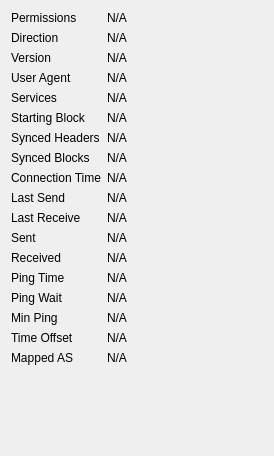
             <widget class="QWidget" name="detailWidget">
              <property name="geometry">
               <rect>
                <x>0</x>
                <y>0</y>
                <width>274</width>
                <height>456</height>
               </rect>
              </property>
              <layout class="QGridLayout" name="gridLayout_2" columnstretch="0,1">
               <item row="0" column="0">
                <widget class="QLabel" name="label_30">
                 <property name="text">
                  <string>Permissions</string>
                 </property>
                </widget>
               </item>
               <item row="0" column="1">
                <widget class="QLabel" name="peerPermissions">
                 <property name="cursor">
                  <cursorShape>IBeamCursor</cursorShape>
                 </property>
                 <property name="text">
                  <string>N/A</string>
                 </property>
                 <property name="textFormat">
                  <enum>Qt::PlainText</enum>
                 </property>
                 <property name="textInteractionFlags">
                  <set>Qt::LinksAccessibleByMouse|Qt::TextSelectableByKeyboard|Qt::TextSelectableByMouse</set>
                 </property>
                </widget>
               </item>
               <item row="1" column="0">
                <widget class="QLabel" name="label_23">
                 <property name="text">
                  <string>Direction</string>
                 </property>
                </widget>
               </item>
               <item row="1" column="1">
                <widget class="QLabel" name="peerDirection">
                 <property name="cursor">
                  <cursorShape>IBeamCursor</cursorShape>
                 </property>
                 <property name="text">
                  <string>N/A</string>
                 </property>
                 <property name="textFormat">
                  <enum>Qt::PlainText</enum>
                 </property>
                 <property name="textInteractionFlags">
                  <set>Qt::LinksAccessibleByMouse|Qt::TextSelectableByKeyboard|Qt::TextSelectableByMouse</set>
                 </property>
                </widget>
               </item>
               <item row="2" column="0">
                <widget class="QLabel" name="label_21">
                 <property name="text">
                  <string>Version</string>
                 </property>
                </widget>
               </item>
               <item row="2" column="1">
                <widget class="QLabel" name="peerVersion">
                 <property name="cursor">
                  <cursorShape>IBeamCursor</cursorShape>
                 </property>
                 <property name="text">
                  <string>N/A</string>
                 </property>
                 <property name="textFormat">
                  <enum>Qt::PlainText</enum>
                 </property>
                 <property name="textInteractionFlags">
                  <set>Qt::LinksAccessibleByMouse|Qt::TextSelectableByKeyboard|Qt::TextSelectableByMouse</set>
                 </property>
                </widget>
               </item>
               <item row="3" column="0">
                <widget class="QLabel" name="label_28">
                 <property name="text">
                  <string>User Agent</string>
                 </property>
                </widget>
               </item>
               <item row="3" column="1">
                <widget class="QLabel" name="peerSubversion">
                 <property name="cursor">
                  <cursorShape>IBeamCursor</cursorShape>
                 </property>
                 <property name="text">
                  <string>N/A</string>
                 </property>
                 <property name="textFormat">
                  <enum>Qt::PlainText</enum>
                 </property>
                 <property name="textInteractionFlags">
                  <set>Qt::LinksAccessibleByMouse|Qt::TextSelectableByKeyboard|Qt::TextSelectableByMouse</set>
                 </property>
                </widget>
               </item>
               <item row="4" column="0">
                <widget class="QLabel" name="label_4">
                 <property name="text">
                  <string>Services</string>
                 </property>
                </widget>
               </item>
               <item row="4" column="1">
                <widget class="QLabel" name="peerServices">
                 <property name="cursor">
                  <cursorShape>IBeamCursor</cursorShape>
                 </property>
                 <property name="text">
                  <string>N/A</string>
                 </property>
                 <property name="textFormat">
                  <enum>Qt::PlainText</enum>
                 </property>
                 <property name="textInteractionFlags">
                  <set>Qt::LinksAccessibleByMouse|Qt::TextSelectableByKeyboard|Qt::TextSelectableByMouse</set>
                 </property>
                </widget>
               </item>
               <item row="5" column="0">
                <widget class="QLabel" name="label_29">
                 <property name="text">
                  <string>Starting Block</string>
                 </property>
                </widget>
               </item>
               <item row="5" column="1">
                <widget class="QLabel" name="peerHeight">
                 <property name="cursor">
                  <cursorShape>IBeamCursor</cursorShape>
                 </property>
                 <property name="text">
                  <string>N/A</string>
                 </property>
                 <property name="textFormat">
                  <enum>Qt::PlainText</enum>
                 </property>
                 <property name="textInteractionFlags">
                  <set>Qt::LinksAccessibleByMouse|Qt::TextSelectableByKeyboard|Qt::TextSelectableByMouse</set>
                 </property>
                </widget>
               </item>
               <item row="6" column="0">
                <widget class="QLabel" name="label_27">
                 <property name="text">
                  <string>Synced Headers</string>
                 </property>
                </widget>
               </item>
               <item row="6" column="1">
                <widget class="QLabel" name="peerSyncHeight">
                 <property name="cursor">
                  <cursorShape>IBeamCursor</cursorShape>
                 </property>
                 <property name="text">
                  <string>N/A</string>
                 </property>
                 <property name="textFormat">
                  <enum>Qt::PlainText</enum>
                 </property>
                 <property name="textInteractionFlags">
                  <set>Qt::LinksAccessibleByMouse|Qt::TextSelectableByKeyboard|Qt::TextSelectableByMouse</set>
                 </property>
                </widget>
               </item>
               <item row="7" column="0">
                <widget class="QLabel" name="label_25">
                 <property name="text">
                  <string>Synced Blocks</string>
                 </property>
                </widget>
               </item>
               <item row="7" column="1">
                <widget class="QLabel" name="peerCommonHeight">
                 <property name="cursor">
                  <cursorShape>IBeamCursor</cursorShape>
                 </property>
                 <property name="text">
                  <string>N/A</string>
                 </property>
                 <property name="textFormat">
                  <enum>Qt::PlainText</enum>
                 </property>
                 <property name="textInteractionFlags">
                  <set>Qt::LinksAccessibleByMouse|Qt::TextSelectableByKeyboard|Qt::TextSelectableByMouse</set>
                 </property>
                </widget>
               </item>
               <item row="8" column="0">
                <widget class="QLabel" name="label_22">
                 <property name="text">
                  <string>Connection Time</string>
                 </property>
                </widget>
               </item>
               <item row="8" column="1">
                <widget class="QLabel" name="peerConnTime">
                 <property name="cursor">
                  <cursorShape>IBeamCursor</cursorShape>
                 </property>
                 <property name="text">
                  <string>N/A</string>
                 </property>
                 <property name="textFormat">
                  <enum>Qt::PlainText</enum>
                 </property>
                 <property name="textInteractionFlags">
                  <set>Qt::LinksAccessibleByMouse|Qt::TextSelectableByKeyboard|Qt::TextSelectableByMouse</set>
                 </property>
                </widget>
               </item>
               <item row="9" column="0">
                <widget class="QLabel" name="label_15">
                 <property name="text">
                  <string>Last Send</string>
                 </property>
                </widget>
               </item>
               <item row="9" column="1">
                <widget class="QLabel" name="peerLastSend">
                 <property name="cursor">
                  <cursorShape>IBeamCursor</cursorShape>
                 </property>
                 <property name="text">
                  <string>N/A</string>
                 </property>
                 <property name="textFormat">
                  <enum>Qt::PlainText</enum>
                 </property>
                 <property name="textInteractionFlags">
                  <set>Qt::LinksAccessibleByMouse|Qt::TextSelectableByKeyboard|Qt::TextSelectableByMouse</set>
                 </property>
                </widget>
               </item>
               <item row="10" column="0">
                <widget class="QLabel" name="label_19">
                 <property name="text">
                  <string>Last Receive</string>
                 </property>
                </widget>
               </item>
               <item row="10" column="1">
                <widget class="QLabel" name="peerLastRecv">
                 <property name="cursor">
                  <cursorShape>IBeamCursor</cursorShape>
                 </property>
                 <property name="text">
                  <string>N/A</string>
                 </property>
                 <property name="textFormat">
                  <enum>Qt::PlainText</enum>
                 </property>
                 <property name="textInteractionFlags">
                  <set>Qt::LinksAccessibleByMouse|Qt::TextSelectableByKeyboard|Qt::TextSelectableByMouse</set>
                 </property>
                </widget>
               </item>
               <item row="11" column="0">
                <widget class="QLabel" name="label_18">
                 <property name="text">
                  <string>Sent</string>
                 </property>
                </widget>
               </item>
               <item row="11" column="1">
                <widget class="QLabel" name="peerBytesSent">
                 <property name="cursor">
                  <cursorShape>IBeamCursor</cursorShape>
                 </property>
                 <property name="text">
                  <string>N/A</string>
                 </property>
                 <property name="textFormat">
                  <enum>Qt::PlainText</enum>
                 </property>
                 <property name="textInteractionFlags">
                  <set>Qt::LinksAccessibleByMouse|Qt::TextSelectableByKeyboard|Qt::TextSelectableByMouse</set>
                 </property>
                </widget>
               </item>
               <item row="12" column="0">
                <widget class="QLabel" name="label_20">
                 <property name="text">
                  <string>Received</string>
                 </property>
                </widget>
               </item>
               <item row="12" column="1">
                <widget class="QLabel" name="peerBytesRecv">
                 <property name="cursor">
                  <cursorShape>IBeamCursor</cursorShape>
                 </property>
                 <property name="text">
                  <string>N/A</string>
                 </property>
                 <property name="textFormat">
                  <enum>Qt::PlainText</enum>
                 </property>
                 <property name="textInteractionFlags">
                  <set>Qt::LinksAccessibleByMouse|Qt::TextSelectableByKeyboard|Qt::TextSelectableByMouse</set>
                 </property>
                </widget>
               </item>
               <item row="13" column="0">
                <widget class="QLabel" name="label_26">
                 <property name="text">
                  <string>Ping Time</string>
                 </property>
                </widget>
               </item>
               <item row="13" column="1">
                <widget class="QLabel" name="peerPingTime">
                 <property name="cursor">
                  <cursorShape>IBeamCursor</cursorShape>
                 </property>
                 <property name="text">
                  <string>N/A</string>
                 </property>
                 <property name="textFormat">
                  <enum>Qt::PlainText</enum>
                 </property>
                 <property name="textInteractionFlags">
                  <set>Qt::LinksAccessibleByMouse|Qt::TextSelectableByKeyboard|Qt::TextSelectableByMouse</set>
                 </property>
                </widget>
               </item>
               <item row="14" column="0">
                <widget class="QLabel" name="peerPingWaitLabel">
                 <property name="toolTip">
                  <string>The duration of a currently outstanding ping.</string>
                 </property>
                 <property name="text">
                  <string>Ping Wait</string>
                 </property>
                </widget>
               </item>
               <item row="14" column="1">
                <widget class="QLabel" name="peerPingWait">
                 <property name="cursor">
                  <cursorShape>IBeamCursor</cursorShape>
                 </property>
                 <property name="text">
                  <string>N/A</string>
                 </property>
                 <property name="textFormat">
                  <enum>Qt::PlainText</enum>
                 </property>
                 <property name="textInteractionFlags">
                  <set>Qt::LinksAccessibleByMouse|Qt::TextSelectableByKeyboard|Qt::TextSelectableByMouse</set>
                 </property>
                </widget>
               </item>
               <item row="15" column="0">
                <widget class="QLabel" name="peerMinPingLabel">
                 <property name="text">
                  <string>Min Ping</string>
                 </property>
                </widget>
               </item>
               <item row="15" column="1">
                <widget class="QLabel" name="peerMinPing">
                 <property name="cursor">
                  <cursorShape>IBeamCursor</cursorShape>
                 </property>
                 <property name="text">
                  <string>N/A</string>
                 </property>
                 <property name="textFormat">
                  <enum>Qt::PlainText</enum>
                 </property>
                 <property name="textInteractionFlags">
                  <set>Qt::LinksAccessibleByMouse|Qt::TextSelectableByKeyboard|Qt::TextSelectableByMouse</set>
                 </property>
                </widget>
               </item>
               <item row="16" column="0">
                <widget class="QLabel" name="label_timeoffset">
                 <property name="text">
                  <string>Time Offset</string>
                 </property>
                </widget>
               </item>
               <item row="16" column="1">
                <widget class="QLabel" name="timeoffset">
                 <property name="cursor">
                  <cursorShape>IBeamCursor</cursorShape>
                 </property>
                 <property name="text">
                  <string>N/A</string>
                 </property>
                 <property name="textFormat">
                  <enum>Qt::PlainText</enum>
                 </property>
                 <property name="textInteractionFlags">
                  <set>Qt::LinksAccessibleByMouse|Qt::TextSelectableByKeyboard|Qt::TextSelectableByMouse</set>
                 </property>
                </widget>
               </item>
               <item row="17" column="0">
                <widget class="QLabel" name="peerMappedASLabel">
                 <property name="toolTip">
                  <string>The mapped Autonomous System used for diversifying peer selection.</string>
                 </property>
                 <property name="text">
                  <string>Mapped AS</string>
                 </property>
                </widget>
               </item>
               <item row="17" column="1">
                <widget class="QLabel" name="peerMappedAS">
                 <property name="cursor">
                  <cursorShape>IBeamCursor</cursorShape>
                 </property>
                 <property name="text">
                  <string>N/A</string>
                 </property>
                 <property name="textFormat">
                  <enum>Qt::PlainText</enum>
                 </property>
                 <property name="textInteractionFlags">
                  <set>Qt::LinksAccessibleByMouse|Qt::TextSelectableByKeyboard|Qt::TextSelectableByMouse</set>
                 </property>
                </widget>
               </item>
               <item row="18" column="0">
                <spacer name="verticalSpacer_3">
                 <property name="orientation">
                  <enum>Qt::Vertical</enum>
                 </property>
                 <property name="sizeHint" stdset="0">
                  <size>
                   <width>20</width>
                   <height>40</height>
                  </size>
                 </property>
                </spacer>
               </item>
              </layout>
             </widget>
